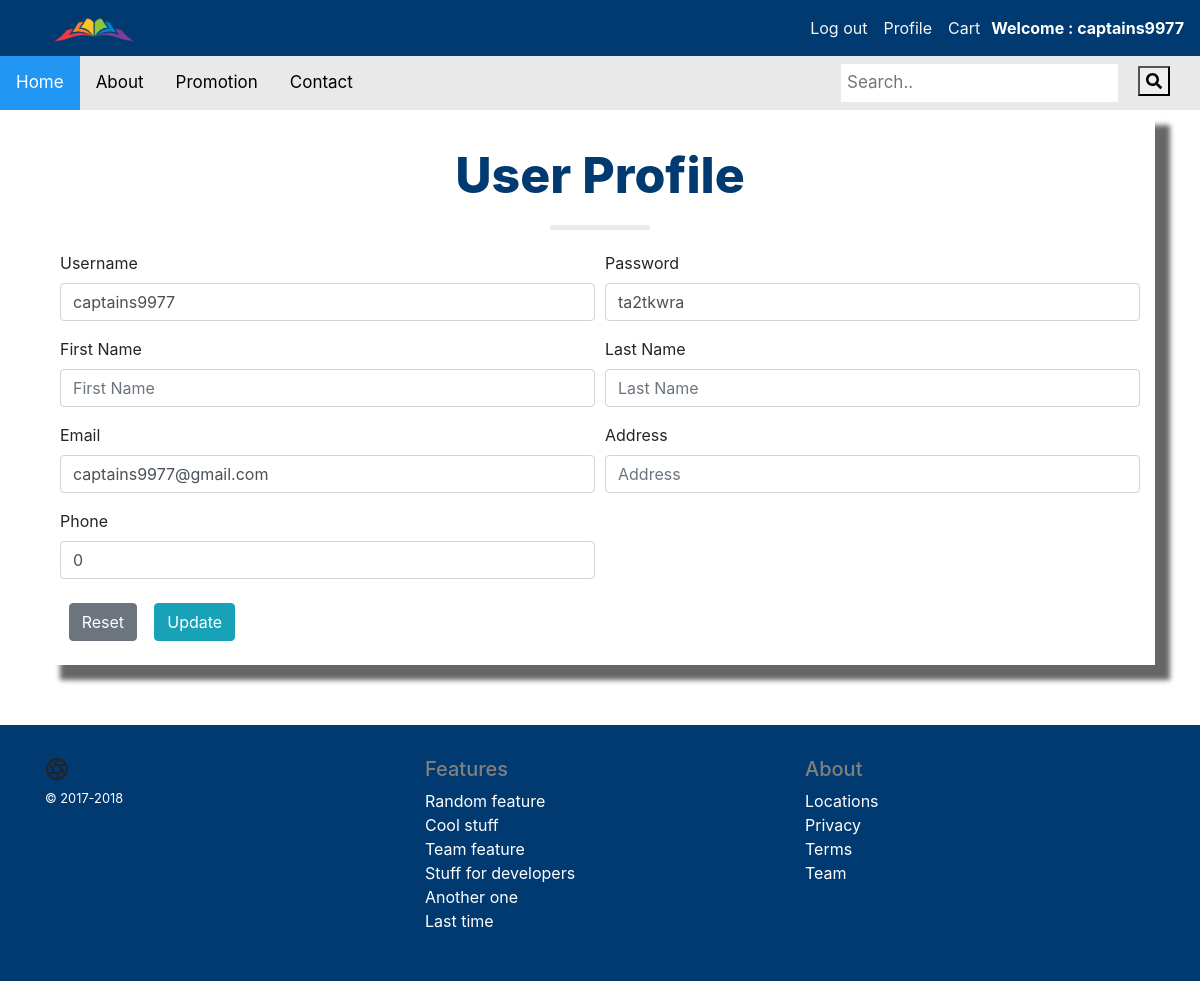
Screenshot of /profile.php (signed in) with the database file from the repository.
### tables this page shows
CREATE TABLE `customer` (
  `customer_id` int(100) NOT NULL,
  `customer_username` varchar(255) NOT NULL,
  `customer_password` varchar(250) NOT NULL,
  `customer_fname` varchar(200) NOT NULL,
  `customer_lname` varchar(200) NOT NULL,
  `customer_email` varchar(255) NOT NULL,
  `customer_address` varchar(200) NOT NULL,
  `customer_phone` int(11) NOT NULL,
  `customer_cardno` varchar(50) NOT NULL,
  `status` varchar(50) NOT NULL
);

### profile.php (the view, shortened to what this page needs)
<?php
  include 'header.php';
  include 'connect.php';
  $sql = "SELECT * FROM customer WHERE customer_id='".$_SESSION['c_customerid']."'";
  $result = mysqli_query($mysqli,$sql);
  $resultCheck = mysqli_num_rows($result);
  if($resultCheck >0){
    while ($row = mysqli_fetch_assoc($result)){
?>
  <link rel="stylesheet" href="css/profile.css">
  <div class="container">
    <div class="box">
      <div class="row">
        <div class="col-12 text-center topic">
          <h2>User Profile</h1>
        </div>
      </div>
      <div class="row">
        <div class="col-12 text-center">
        </div>
      </div>
      <div class="row">
        <div class="col-12">
          <form action='updateprofile.php' method ='POST'>
            <div class="form-row">
              <div class="form-group col-md-6">
                <label for="inputEmail4">Username</label>
                <input type="text" class="form-control" name="username" placeholder="Username" value=<?php echo $row['customer_username']; ?>>
              </div>
              <div class="form-group col-md-6">
                <label for="inputPassword4">Password</label>
                <input type="text" class="form-control" name="password" placeholder="Password"value=<?php echo $row['customer_password'];?>>
              </div>
            </div>
            <div class="form-row">
              <div class="form-group col-md-6">
                <label for="inputEmail4">First Name</label>
                <input type="text" class="form-control" name="fname" placeholder="First Name" value=<?php echo $row['customer_fname'];?>>
              </div>
              <div class="form-group col-md-6">
                <label for="inputPassword4">Last Name</label>
                <input type="text" class="form-control" name="lname" placeholder="Last Name" value=<?php echo $row['customer_lname'];?>>
              </div>
            </div>
            <div class="form-row">
              <div class="form-group col-md-6">
                <label for="inputEmail4">Email</label>
                <input type="text" class="form-control" name="email" id="inputEmail4" placeholder="Email" value=<?php echo $row['customer_email'];?>>
              </div>
              <div class="form-group col-md-6">
                <label for="inputPassword4">Address</label>
                <input type="text" class="form-control" name="address" placeholder="Address" value=<?php echo $row['customer_address'];?>>
              </div>
            </div>
            <div class="form-row">
              <div class="form-group col-md-6">
                <label for="inputPassword4">Phone</label>
                <input type="text" class="form-control" name="tel" placeholder="Phone number" value=<?php echo $row['customer_phone'];?>>
              </div>
            </div>
            <div class="center" >
              <button type="reset" class="btn btn-secondary float-left space" value="reset">Reset</button>
              <button type="submit" name ='update' class="btn btn-info float-left space">Update</button>
            </div>
          </form>
        </div>
      </div>
    </div>
  </div>
<?php
    }
  }
  include 'footer.php';
?>

### css/style.css (style rules this page uses)
.topic { text-align: center; }
.topic h2 { font-weight: 800; font-size: 50px; margin-top: 20px; margin-bottom: 20px; color: #003a70; }
.topic h2:after { content: ""; width: 100px; height: 5px; background: #e9e9e9; display: block; margin-top: 20px; border-radius: 3px; margin-left: auto; margin-right: auto; }
.center { margin: auto; }

### css/readmore.css (style rules this page uses)
.box { box-shadow:15px 15px 5px 0 rgba(0, 0,0, 0.6); padding:15px; }

### css/profile.css (style rules this page uses)
.box { box-shadow:15px 15px 5px 0 rgba(0, 0,0, 0.6); padding:15px; width:100%; }
.space { margin:0.8%; }

### rows the page displays
customer: username "captains9977", email "captains9977@gmail.com", tel "0"

### other values shown
$_SESSION["c_username"] "captains9977"
